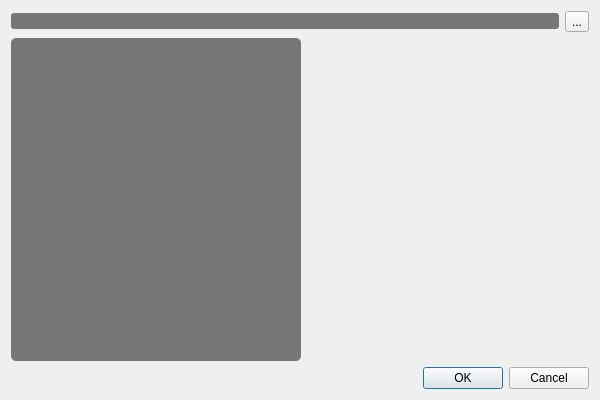
<?xml version="1.0" encoding="UTF-8"?>
<ui version="4.0">
 <class>Dialog_Open</class>
 <widget class="QDialog" name="Dialog_Open">
  <property name="geometry">
   <rect>
    <x>0</x>
    <y>0</y>
    <width>600</width>
    <height>400</height>
   </rect>
  </property>
  <property name="minimumSize">
   <size>
    <width>600</width>
    <height>400</height>
   </size>
  </property>
  <property name="maximumSize">
   <size>
    <width>16777215</width>
    <height>16777215</height>
   </size>
  </property>
  <property name="windowTitle">
   <string>Datei Öffnen</string>
  </property>
  <property name="windowIcon">
   <iconset>
    <normaloff>:/Icons/File_Open.png</normaloff>:/Icons/File_Open.png</iconset>
  </property>
  <property name="styleSheet">
   <string notr="true">QLineEdit{color:rgb(160,160,160);
                  background-color: rgba(0, 0, 0,128);
                  border-radius:3px;}
QLineEdit:focus{color:rgb(192,192,192);
                             border: 1px solid;
                             border-color: rgb(0, 128, 0);
                            selection-background-color: rgb(40, 76, 117);}

QListView {color:rgb(160,160,160);
                  background-color: rgba(0,0,0,128);
                  border-radius:5px;
      			 /*show-decoration-selected: 1; /* make the selection span the entire width of the view */
}

QListView:focus{color:rgb(192,192,192);
                             /*border: 1px solid;
                             border-color: rgb(0, 128, 0);*/
                            selection-background-color: rgb(40, 76, 117);}

/*QListView::item:alternate {
    background: #EEEEEE;
}*/

QListView::item:selected {
	 background: rgb(128,128,192);
    /*border: 1px solid #6a6ea9;*/
}

QListView::item:selected:!active {
	 background: rgb(128,128,192);
    /*background: qlineargradient(x1: 0, y1: 0, x2: 0, y2: 1,
                                stop: 0 #ABAFE5, stop: 1 #8588B2);*/
}

QListView::item:selected:active {
	 background: rgb(128,128,192);
    /*background: qlineargradient(x1: 0, y1: 0, x2: 0, y2: 1,
                                stop: 0 #6a6ea9, stop: 1 #888dd9);*/
}

QListView::item:hover {
    color:rgb(255,255,255);
    background: rgb(128,192,128);
}

QScrollBar:vertical {
    border: 1px solid #999999;
    background: rgba(255, 255, 255,32);
    width: 12px; /* Breite der Scrollbar */
    margin: 0px 0px 0px 0px;
    border-radius: 6px; /* Abrundung der Scrollbar-Leiste */
}

QScrollBar::handle:vertical {
    background: rgb(128,128,192);/*#a0a0a0; /* Farbe des Scrollbar-Griffs */
    min-height: 20px;
    border-radius: 5px; /* Abrundung des Griffs */
}

QScrollBar::add-line:vertical {
    border: none;
    background: none;
}

QScrollBar::sub-line:vertical {
    border: none;
    background: none;
}

QScrollBar::up-arrow:vertical, QScrollBar::down-arrow:vertical {
    border: none;
    background: none;
    color: none;
}

/*QToolButton{background-color: rgba(0, 0, 0,0);}*/</string>
  </property>
  <layout class="QVBoxLayout" name="verticalLayout">
   <item>
    <layout class="QHBoxLayout" name="horizontalLayout_2">
     <item>
      <widget class="QLineEdit" name="lineEdit_Project"/>
     </item>
     <item>
      <widget class="QToolButton" name="toolButton_Tags">
       <property name="text">
        <string>...</string>
       </property>
       <property name="icon">
        <iconset>
         <normalon>:/Icons/Project/tag.png</normalon>
        </iconset>
       </property>
      </widget>
     </item>
    </layout>
   </item>
   <item>
    <layout class="QHBoxLayout" name="horizontalLayout">
     <item>
      <widget class="QListView" name="listView_Project">
       <property name="maximumSize">
        <size>
         <width>290</width>
         <height>16777215</height>
        </size>
       </property>
      </widget>
     </item>
     <item>
      <widget class="RoundedLabel" name="label">
       <property name="text">
        <string/>
       </property>
      </widget>
     </item>
    </layout>
   </item>
   <item>
    <widget class="QDialogButtonBox" name="buttonBox">
     <property name="orientation">
      <enum>Qt::Horizontal</enum>
     </property>
     <property name="standardButtons">
      <set>QDialogButtonBox::Cancel|QDialogButtonBox::Ok</set>
     </property>
    </widget>
   </item>
  </layout>
 </widget>
 <customwidgets>
  <customwidget>
   <class>RoundedLabel</class>
   <extends>QLabel</extends>
   <header>Classes/roundedlabel.h</header>
  </customwidget>
 </customwidgets>
 <resources/>
 <connections>
  <connection>
   <sender>buttonBox</sender>
   <signal>accepted()</signal>
   <receiver>Dialog_Open</receiver>
   <slot>accept()</slot>
   <hints>
    <hint type="sourcelabel">
     <x>248</x>
     <y>254</y>
    </hint>
    <hint type="destinationlabel">
     <x>157</x>
     <y>274</y>
    </hint>
   </hints>
  </connection>
  <connection>
   <sender>buttonBox</sender>
   <signal>rejected()</signal>
   <receiver>Dialog_Open</receiver>
   <slot>reject()</slot>
   <hints>
    <hint type="sourcelabel">
     <x>316</x>
     <y>260</y>
    </hint>
    <hint type="destinationlabel">
     <x>286</x>
     <y>274</y>
    </hint>
   </hints>
  </connection>
 </connections>
</ui>
